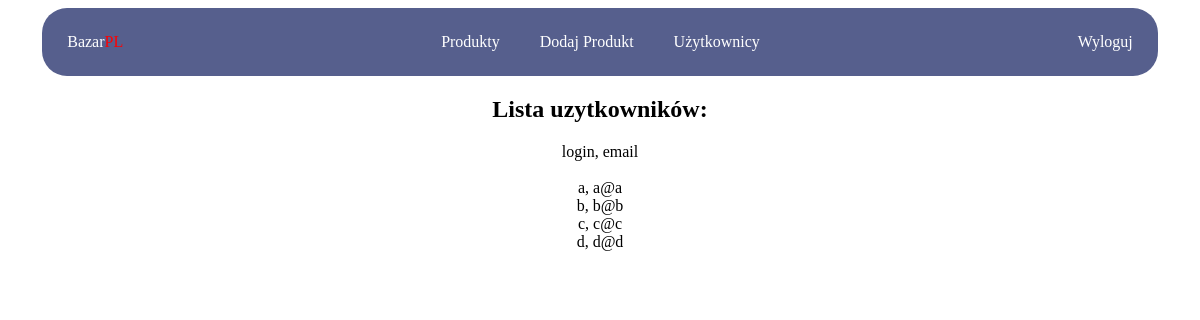
The app's page /users.php (signed in) with its own data.
### tables this page shows
CREATE TABLE `users` (
  `id` int(11) NOT NULL,
  `name` varchar(50) NOT NULL,
  `surname` varchar(50) NOT NULL,
  `login` varchar(50) NOT NULL,
  `password` varchar(255) NOT NULL,
  `email` varchar(100) NOT NULL
);

### users.php (the view, shortened to what this page needs)
<?php
    $con = mysqli_connect('localhost','root','','marketplace');
?>
<!DOCTYPE html>
<html lang="pl">
<head>
    <link rel="stylesheet" href="style.css">
</head>
<body>
    <header>
        <section class="nazwa">
            <a href="index.php">Bazar<span class="pl">PL</span></a>
        </section>
        <nav>
            <a href="index.php">Produkty</a><a href="add_product.php">Dodaj Produkt</a><a href="users.php">Użytkownicy</a>
        </nav>
        <section class="login_info">
            <a href="logout.php">Wyloguj</a>
        </section>
    </header>
    <main>
        <section class='users_list'>
            <h2>Lista uzytkowników:</h2>
            <?php
                $query_list = "Select login, email from users";
                $result_list = mysqli_query($con,$query_list);
                echo "login, email<br><br>";
                while($array = mysqli_fetch_array($result_list)){
                    echo $array['login'].", ".$array['email']."<br>";
                }
            ?>
        </section>
    </main>
</body>
</html>

### style.css (style rules this page uses)
body { max-width: 100%; display: flex; align-items: center; flex-direction: column; }
header { width: 90%; display: flex; justify-content: space-between; background-color: #565f8d; padding: 25px; border-radius: 25px; color: white; }
header a { color: white; text-decoration: none; }
.pl { color: red; }
nav a { margin: 20px; }
main { width: 100%; }
.users_list { text-align: center; }
main h2 { text-align: center; }

### records on screen
users: login "a", email "a@a"
users: login "b", email "b@b"
users: login "c", email "c@c"
users: login "d", email "d@d"
